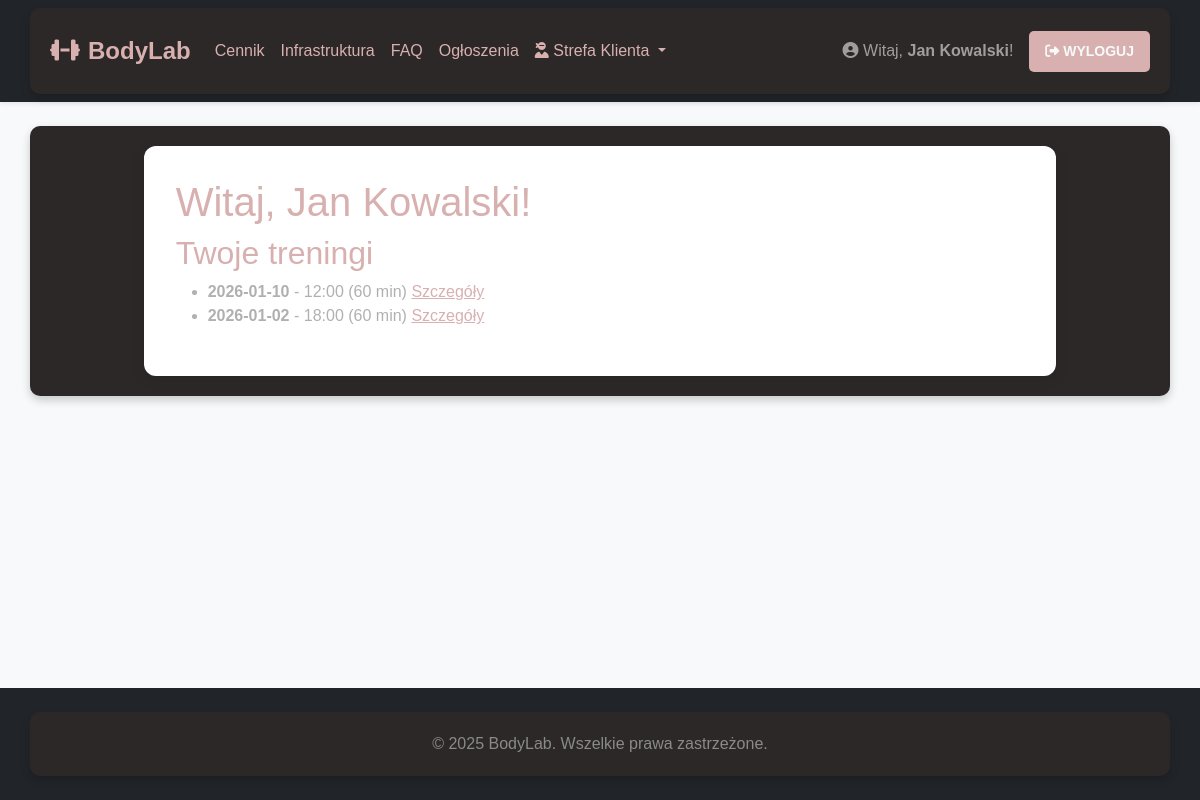
The app's page /dashboard (signed in) with its own data.
### app.py (models this page shows, shortened)
class User(db.Model, UserMixin):
    id = db.Column(db.Integer, primary_key=True)
    username = db.Column(db.String(50), unique=True, nullable=False)
    email = db.Column(db.String(120), unique=True, nullable=False)
    password_hash = db.Column(db.String(256), nullable=False)
    role = db.Column(db.String(20), nullable=False, default='user')
    experience_notes = db.Column(db.Text, nullable=True)
    sessions_taught = db.relationship('TrainingSession', back_populates='trainer', lazy='dynamic')
    bookings = db.relationship('Booking', back_populates='user', lazy='dynamic')
    messages_sent = db.relationship('Message', foreign_keys='Message.sender_id', back_populates='sender',
                                    lazy='dynamic')
    messages_received = db.relationship('Message', foreign_keys='Message.recipient_id', back_populates='recipient',
                                        lazy='dynamic')
    @property
    def is_admin(self): return self.role == 'admin'
    @property
    def is_trainer(self): return self.role == 'trainer'

class Workout(db.Model):
    id = db.Column(db.Integer, primary_key=True)
    user_id = db.Column(db.Integer, db.ForeignKey('user.id'), nullable=False)
    date = db.Column(db.String(10), nullable=False)
    start_time = db.Column(db.String(5), nullable=False)
    duration = db.Column(db.String(10), nullable=False)
    notes = db.Column(db.Text)
    user = db.relationship('User', backref=db.backref('workouts_ref', lazy=True))

### app.py (the view)
@app.route("/dashboard")
@login_required
def dashboard():
    workouts = Workout.query.filter_by(user_id=current_user.id).all()
    return render_template("dashboard.html", user=current_user, workouts=workouts)

### app.py (called while the page is built)
@login_manager.user_loader
def load_user(user_id):
    return db.session.get(User, int(user_id))

### templates/dashboard.html
{% extends "base.html" %}
{% block content %}
    <h1>Witaj, {{ user.username }}!</h1>
    <h2>Twoje treningi</h2>
    <ul>
        {% for workout in workouts %}
            <li>
                <strong>{{ workout.date }}</strong> - {{ workout.start_time }} ({{ workout.duration }} min)
                <a href="{{ url_for('view_workout', workout_id=workout.id) }}">Szczegóły</a>
            </li>
        {% endfor %}
    </ul>
{% endblock %}

### templates/base.html (shortened to what this page needs)
<!DOCTYPE html>
<html lang="pl">
<head>
    <link href="https://cdn.jsdelivr.net/npm/bootstrap@5.3.3/dist/css/bootstrap.min.css" rel="stylesheet">
    <link rel="stylesheet" href="https://cdnjs.cloudflare.com/ajax/libs/font-awesome/6.5.0/css/all.min.css">
    <link rel="stylesheet" href="{{ url_for('static', filename='style.css') }}">
</head>
<body>
<nav class="navbar navbar-expand-lg navbar-dark bg-dark shadow-sm">
    <div class="container">
        <a class="navbar-brand" href="{{ url_for('index') }}">
            <i class="fas fa-dumbbell me-2"></i>BodyLab
        </a>
        <div class="collapse navbar-collapse" id="navbarNav">
            <ul class="navbar-nav me-auto">
                <li class="nav-item">
                    <a class="nav-link" href="{{ url_for('pricing') }}">Cennik</a>
                </li>
                <li class="nav-item">
                    <a class="nav-link" href="{{ url_for('infrastructure') }}">Infrastruktura</a>
                </li>
                <li class="nav-item">
                    <a class="nav-link" href="{{ url_for('faq') }}">FAQ</a>
                </li>
                <li class="nav-item">
                    <a class="nav-link" href="{{ url_for('announcements') }}">Ogłoszenia</a>
                </li>
                {% if current_user.is_authenticated and not current_user.is_admin and not current_user.is_trainer %}
                <li class="nav-item dropdown">
                    <a class="nav-link dropdown-toggle" href="#" role="button" data-bs-toggle="dropdown">
                        <i class="fas fa-user-ninja"></i> Strefa Klienta
                    </a>
                </li>
                {% endif %}
            </ul>
            <ul class="navbar-nav ms-auto d-flex align-items-center">
                {% if current_user.is_authenticated %}
                    <li class="nav-item">
                        <span class="navbar-text me-3">
                            <i class="fas fa-user-circle"></i> Witaj, <strong>{{ current_user.username }}</strong>!
                        </span>
                    </li>
                    <li class="nav-item">
                        <a class="btn btn-outline-light btn-sm px-3" href="{{ url_for('logout') }}">
                            <i class="fas fa-sign-out-alt"></i> Wyloguj
                        </a>
                    </li>
                {% endif %}
            </ul>
        </div>
    </div>
</nav>
<main class="main-content">
    <div class="container mt-4">
        <div class="row justify-content-center">
            <div class="col-lg-10">
                <div class="content-card">
                    {% block content %}{% endblock %}
                </div>
            </div>
        </div>
    </div>
</main>
<footer class="text-center py-4 mt-5">
    <div class="container">
        <p class="mb-0">&copy; 2025 BodyLab. Wszelkie prawa zastrzeżone.</p>
    </div>
</footer>
</body>
</html>

### static/style.css (style rules this page uses)
body { background-color: #1e1e2f; color: #b0b0b0; font-family: 'Arial', sans-serif; }
.container { background: #2c2827; padding: 20px; border-radius: 10px; box-shadow: 0 4px 10px rgba(0, 0, 0, 0.2); }
h1, h2 { color: #d8b0b0; }
p { color: #8a8a8a; font-size: 16px; }
button, .btn { background: #d8b0b0; color: #1e1e2f; padding: 10px 15px; border-radius: 5px; font-weight: bold; text-transform: uppercase; border: none; cursor: pointer; }
.navbar { background: #181824; }
.navbar-brand, .nav-link { color: #d8b0b0 !important; }
a { color: #d8b0b0; }

### templates/base.html (style rules this page uses)
body { background-color: #f8f9fa; min-height: 100vh; display: flex; flex-direction: column; }
.main-content { flex: 1; }
.navbar-brand { font-weight: 700; font-size: 1.5rem; }
footer { margin-top: auto; background-color: #212529; color: #adb5bd; }
.content-card { background: white; border-radius: 12px; box-shadow: 0 4px 15px rgba(0,0,0,0.08); padding: 2rem; }
.navbar-dark .navbar-nav .btn { color: #212529; }
.navbar-dark .navbar-nav .btn-outline-light { color: #f8f9fa; }

### records on screen
User: username "Jan Kowalski"
Workout: date "2026-01-10", start_time "12:00", duration "60"
Workout: date "2026-01-02", start_time "18:00", duration "60"
